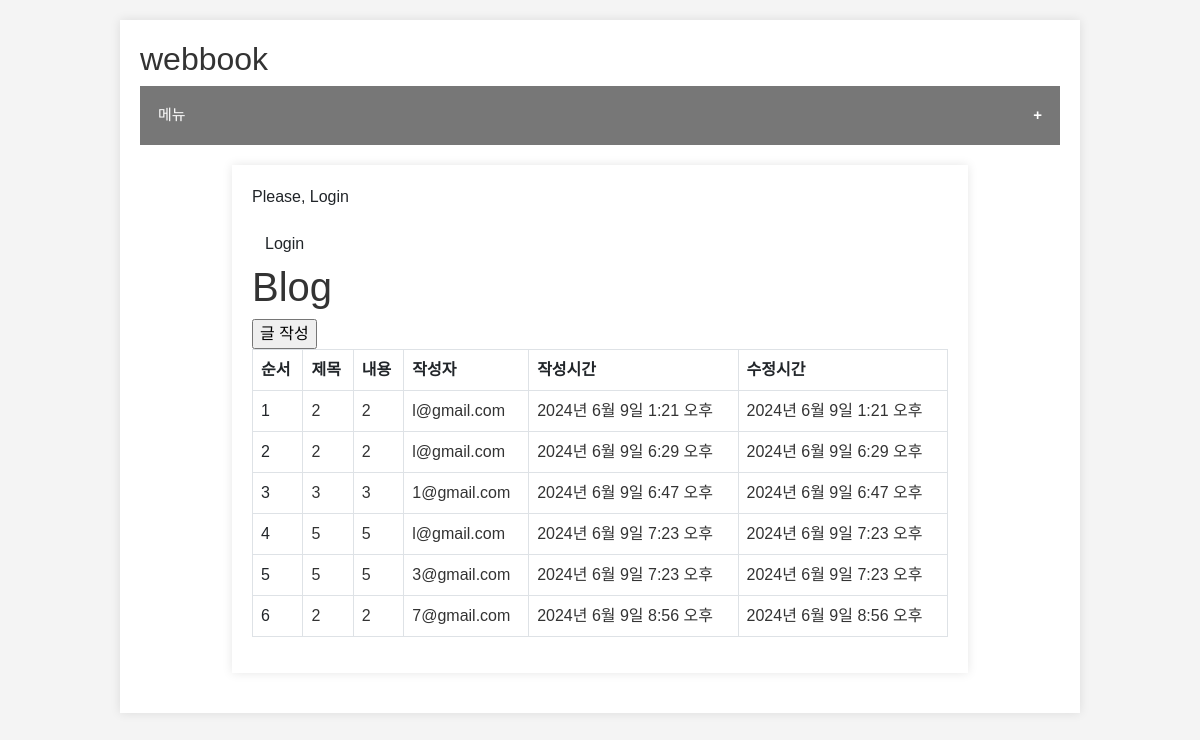
The page /list/ on the database as committed earlier.
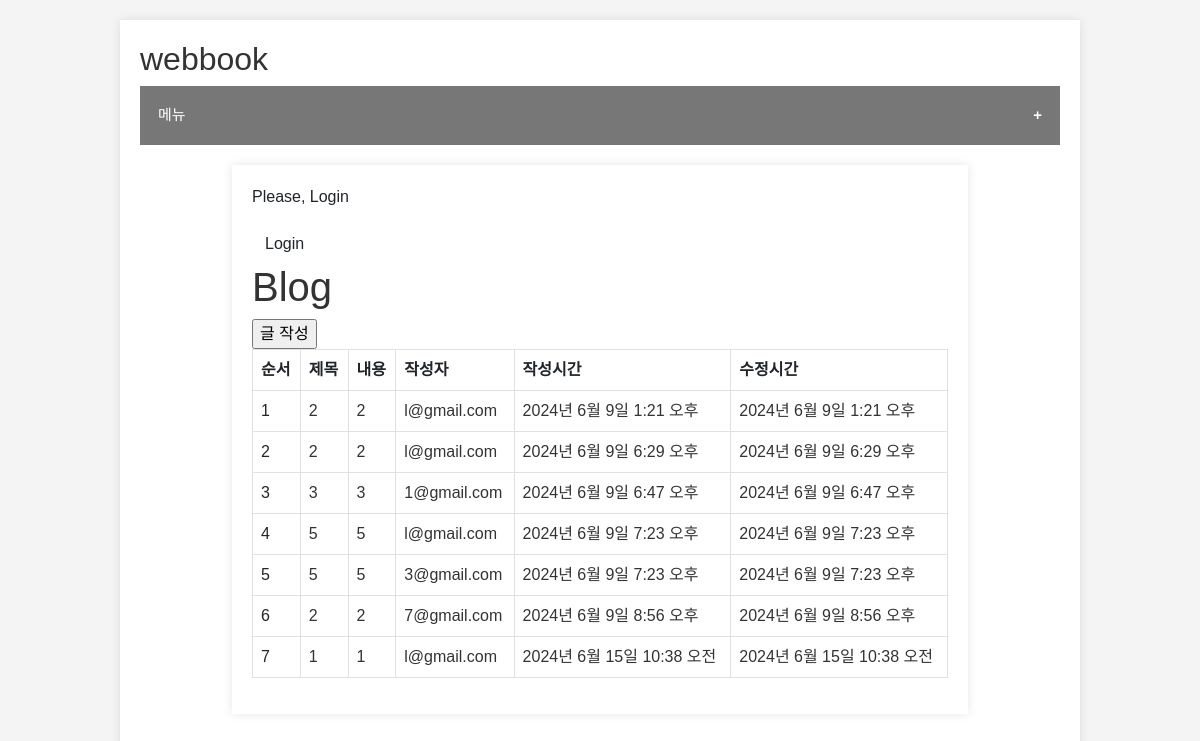
The same page on the database as committed later.
### webbook/models.py (models this page shows)
class Post(models.Model):
    title = models.CharField(max_length=30)
    content = models.TextField()
    writer = models.ForeignKey(User, on_delete=models.CASCADE)
    created_at = models.DateTimeField(auto_now_add=True)
    updated_at = models.DateTimeField(auto_now=True)

### user/models.py (models this page shows)
class User(AbstractUser):
    username = None
    email = models.EmailField(unique=True, max_length=255)
    name = models.CharField(max_length=50, null=True, blank=True)
    is_staff = models.BooleanField(default=False)
    is_superuser = models.BooleanField(default=False)
    is_active = models.BooleanField(default=True)
    last_login = models.DateTimeField(null=True, blank=True)
    date_joined = models.DateTimeField(auto_now_add=True)
    USERNAME_FIELD = 'email'
    EMAIL_FIELD = 'email'
    REQUIRED_FIELDS = []
    objects = UserManager()

### webbook/views.py (the view)
# urls.py: path('list/', views.Index.as_view(), name='list'),
class Index(View):
    def get(self, request):
        posts = Post.objects.all()
        context = {
            'posts': posts,
        }
        return render(request, 'webbook/index.html', context)

### webbook/templates/webbook/index.html (shortened to what this page needs)
{% extends 'base.html' %}
{% block content %}
<form action="{% url 'webbook:write' %}" method="get">
    <input type="submit" value="글 작성" />
</form>
<table class="table table-bordered">
    <thead>
        <tr>
            <th scope='col'>순서</th>
            <th scope='col'>제목</th>
            <th scope='col'>내용</th>
            <th scope='col'>작성자</th>
            <th scope='col'>작성시간</th>
            <th scope='col'>수정시간</th>
        </tr>
    </thead>
    {% if posts %}
        {% for post in posts %}
            <tbody>
                <tr>
                    <td>{{ post.id }}</td>
                    <td><a href="{% url 'webbook:detail' pk=post.pk %}">{{ post.title }}</a></td>
                    <td><a href="{% url 'webbook:detail' pk=post.pk %}">{{ post.content }}</a></td>
                    <td><a href="{% url 'webbook:detail' pk=post.pk %}">{{ post.writer }}</a></td>
                    <td><a href="{% url 'webbook:detail' pk=post.pk %}">{{ post.created_at }}</a></td>
                    <td><a href="{% url 'webbook:detail' pk=post.pk %}">{{ post.updated_at }}</a></td>
                </tr>
            </tbody>
        {% endfor %}
</table>
    {% else %}
    <p>작성된 게시물이 없습니다.</p>
    {% endif %}
{% endblock %}

Rows that differ between the two databases and show on the page:
added Post: id "7", title "1", content "1", writer "l@gmail.com", created_at "2024년 6월 15일 10:38 오전", updated_at "2024년 6월 15일 10:38 오전"
